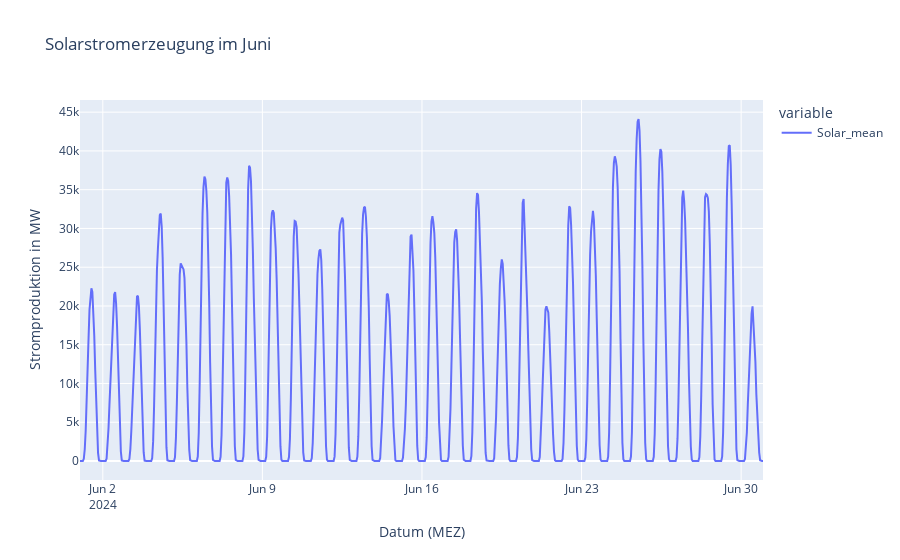

Notebook source saved alongside this figure:
### Code cell
june_df = hourly_df[hourly_df["Datum (MEZ)"].dt.month == 6]

px.line(june_df, y=["Solar_mean"], x="Datum (MEZ)", title="Solarstromerzeugung im Juni", labels={"value": "Stromproduktion in MW"})

### Figure 1 — Plotly figure (JSON) as saved in the notebook; plotly's stock layout.template omitted (floating-point values rounded to 4 significant figures; data arrays with more than 128 entries replaced by an {"elided": "..."} marker saying what was removed)
{"data": [{"hovertemplate": "variable=Solar_mean<br>Datum (MEZ)=%{x}<br>Stromproduktion in MW=%{y}<extra></extra>", "legendgroup": "Solar_mean", "line": {"color": "#636efa", "dash": "solid"}, "marker": {"symbol": "circle"}, "mode": "lines", "name": "Solar_mean", "orientation": "v", "showlegend": true, "type": "scatter", "x": {"elided": "720 str values"}, "xaxis": "x", "y": {"elided": "720 float values"}, "yaxis": "y"}], "layout": {"legend": {"title": {"text": "variable"}, "tracegroupgap": 0}, "title": {"text": "Solarstromerzeugung im Juni"}, "xaxis": {"anchor": "y", "domain": [0, 1], "title": {"text": "Datum (MEZ)"}}, "yaxis": {"anchor": "x", "domain": [0, 1], "title": {"text": "Stromproduktion in MW"}}}}
